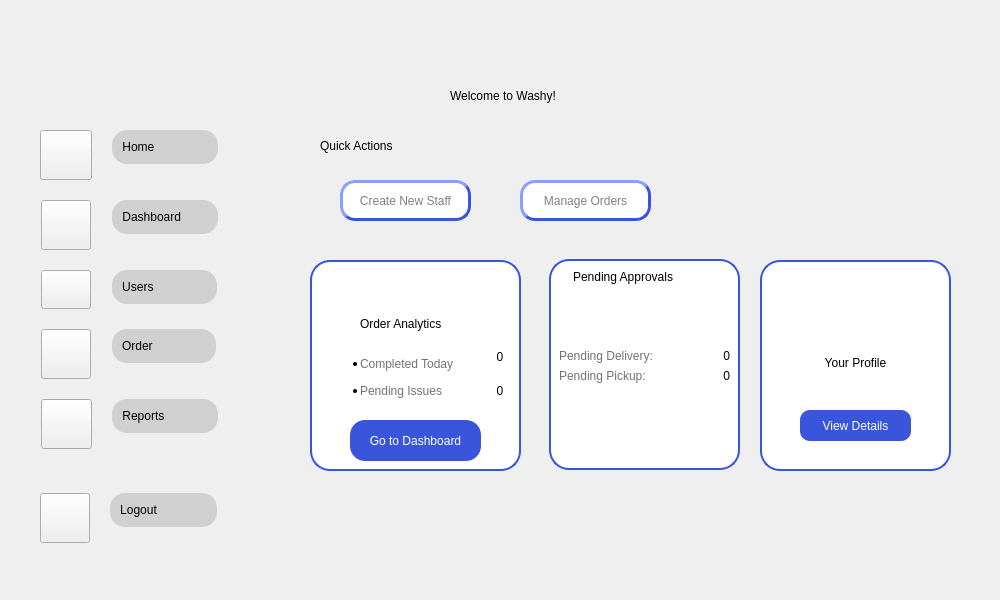
    <widget class="QWidget" name="AH">
     <property name="minimumSize">
      <size>
       <width>1000</width>
       <height>600</height>
      </size>
     </property>
     <property name="maximumSize">
      <size>
       <width>1000</width>
       <height>600</height>
      </size>
     </property>
     <property name="styleSheet">
      <string notr="true">#AH{
border-image: url(&quot;:/images/4.png&quot;) 0 0 0 0 stretch stretch;
background-repeat: (no-repeat);
backkground-position: (fixed);

}
#QLabel{
font-family: &quot;Fredoka&quot;;
font-size: 20px;
}</string>
     </property>
     <widget class="QWidget" name="verticalLayoutWidget">
      <property name="geometry">
       <rect>
        <x>30</x>
        <y>130</y>
        <width>241</width>
        <height>323</height>
       </rect>
      </property>
      <layout class="QVBoxLayout" name="verticalLayout_39">
       <property name="spacing">
        <number>1</number>
       </property>
       <property name="sizeConstraint">
        <enum>QLayout::SetFixedSize</enum>
       </property>
       <item>
        <layout class="QFormLayout" name="formLayout_16">
         <property name="sizeConstraint">
          <enum>QLayout::SetDefaultConstraint</enum>
         </property>
         <property name="fieldGrowthPolicy">
          <enum>QFormLayout::FieldsStayAtSizeHint</enum>
         </property>
         <property name="rowWrapPolicy">
          <enum>QFormLayout::WrapLongRows</enum>
         </property>
         <property name="labelAlignment">
          <set>Qt::AlignCenter</set>
         </property>
         <property name="formAlignment">
          <set>Qt::AlignLeading|Qt::AlignLeft|Qt::AlignVCenter</set>
         </property>
         <property name="horizontalSpacing">
          <number>20</number>
         </property>
         <property name="verticalSpacing">
          <number>20</number>
         </property>
         <property name="leftMargin">
          <number>10</number>
         </property>
         <property name="topMargin">
          <number>0</number>
         </property>
         <property name="bottomMargin">
          <number>0</number>
         </property>
         <item row="0" column="0">
          <widget class="QPushButton" name="h1">
           <property name="styleSheet">
            <string notr="true">QPushButton{
border-image: url(&quot;:/Icons/Home.png&quot;) 0 0 0 0 stretch stretch;
background-repeat: no-repeat;
 width: 44px;
    height: 42px;

}</string>
           </property>
           <property name="text">
            <string/>
           </property>
          </widget>
         </item>
         <item row="0" column="1">
          <layout class="QVBoxLayout" name="verticalLayout_40">
           <item>
            <widget class="QPushButton" name="Homebut_2">
             <property name="styleSheet">
              <string notr="true">QPushButton {
            background-color: #D0D0D0;
			border-style: outset;
			 padding: 10px;
            border-radius: 15px; /* Adjust this value for desired roundness */
            border-color: #D0D0D0; /* Example border color */
				
}

QPushButton:hover {
    background-color: #D9d9d9; /* Color when the mouse hovers over it */
	padding: 10px;
            border-radius: 15px; /* Adjust this value for desired roundness */
}
QPushButton:pressed {
    background-color: #797979; /* Color when the button is clicked down */
	padding: 10px;
            border-radius: 15px; /* Adjust this value for desired roundness */
}</string>
             </property>
             <property name="text">
              <string>Home                </string>
             </property>
             <property name="shortcut">
              <string/>
             </property>
             <property name="autoDefault">
              <bool>false</bool>
             </property>
             <property name="default">
              <bool>false</bool>
             </property>
             <property name="flat">
              <bool>true</bool>
             </property>
            </widget>
           </item>
          </layout>
         </item>
         <item row="1" column="0">
          <widget class="QPushButton" name="db1">
           <property name="styleSheet">
            <string notr="true">QPushButton{
border-image: url(&quot;:/Icons/DashB.png&quot;) 0 0 0 0 stretch stretch;
background-repeat: no-repeat;
 width: 42px;
    height: 42px;

}</string>
           </property>
           <property name="text">
            <string/>
           </property>
          </widget>
         </item>
         <item row="1" column="1">
          <layout class="QVBoxLayout" name="verticalLayout_41">
           <item>
            <widget class="QPushButton" name="Dashbut_2">
             <property name="styleSheet">
              <string notr="true">QPushButton {
            background-color: #D0D0D0;
			border-style: outset;
			 padding: 10px;
            border-radius: 15px; /* Adjust this value for desired roundness */
            border-color: #D0D0D0; /* Example border color */
				
}

QPushButton:hover {
    background-color: #D9d9d9; /* Color when the mouse hovers over it */
	padding: 10px;
            border-radius: 15px; /* Adjust this value for desired roundness */
}
QPushButton:pressed {
    background-color: #797979; /* Color when the button is clicked down */
	padding: 10px;
            border-radius: 15px; /* Adjust this value for desired roundness */
}</string>
             </property>
             <property name="text">
              <string>Dashboard        </string>
             </property>
             <property name="autoDefault">
              <bool>false</bool>
             </property>
             <property name="default">
              <bool>false</bool>
             </property>
             <property name="flat">
              <bool>false</bool>
             </property>
            </widget>
           </item>
          </layout>
         </item>
         <item row="2" column="0">
          <widget class="QPushButton" name="u1">
           <property name="styleSheet">
            <string notr="true">QPushButton{
border-image: url(&quot;:/Icons/User.png&quot;) 0 0 0 0 stretch stretch;
background-repeat: no-repeat;
 width: 42px;
    height: 31px;

}</string>
           </property>
           <property name="text">
            <string/>
           </property>
          </widget>
         </item>
         <item row="2" column="1">
          <layout class="QVBoxLayout" name="verticalLayout_42">
           <item>
            <widget class="QPushButton" name="Userbut_2">
             <property name="styleSheet">
              <string notr="true">QPushButton {
            background-color: #D0D0D0;
			border-style: outset;
			 padding: 10px;
            border-radius: 15px; /* Adjust this value for desired roundness */
            border-color: #D0D0D0; /* Example border color */
				
}

QPushButton:hover {
    background-color: #D9d9d9; /* Color when the mouse hovers over it */
	padding: 10px;
            border-radius: 15px; /* Adjust this value for desired roundness */
}
QPushButton:pressed {
    background-color: #797979; /* Color when the button is clicked down */
	padding: 10px;
            border-radius: 15px; /* Adjust this value for desired roundness */
}</string>
             </property>
             <property name="text">
              <string>Users                </string>
             </property>
             <property name="autoDefault">
              <bool>false</bool>
             </property>
             <property name="default">
              <bool>false</bool>
             </property>
             <property name="flat">
              <bool>false</bool>
             </property>
            </widget>
           </item>
          </layout>
         </item>
         <item row="3" column="0">
          <widget class="QPushButton" name="o1">
           <property name="styleSheet">
            <string notr="true">QPushButton{
border-image: url(&quot;:/Icons/Ordernowbg.png&quot;) 0 0 0 0 stretch stretch;
background-repeat: no-repeat;
 width: 42px;
    height: 42px;

}</string>
           </property>
           <property name="text">
            <string/>
           </property>
           <property name="autoRepeat">
            <bool>false</bool>
           </property>
           <property name="flat">
            <bool>false</bool>
           </property>
          </widget>
         </item>
         <item row="3" column="1">
          <layout class="QVBoxLayout" name="verticalLayout_43">
           <item>
            <widget class="QPushButton" name="Orderbut_2">
             <property name="styleSheet">
              <string notr="true">QPushButton {
            background-color: #D0D0D0;
			border-style: outset;
			 padding: 10px;
            border-radius: 15px; /* Adjust this value for desired roundness */
            border-color: #D0D0D0; /* Example border color */
				
}

QPushButton:hover {
    background-color: #D9d9d9; /* Color when the mouse hovers over it */
	padding: 10px;
            border-radius: 15px; /* Adjust this value for desired roundness */
}
QPushButton:pressed {
    background-color: #797979; /* Color when the button is clicked down */
	padding: 10px;
            border-radius: 15px; /* Adjust this value for desired roundness */
}</string>
             </property>
             <property name="text">
              <string>Order                </string>
             </property>
             <property name="autoDefault">
              <bool>false</bool>
             </property>
             <property name="default">
              <bool>false</bool>
             </property>
             <property name="flat">
              <bool>false</bool>
             </property>
            </widget>
           </item>
          </layout>
         </item>
         <item row="4" column="0">
          <widget class="QPushButton" name="r1">
           <property name="styleSheet">
            <string notr="true">QPushButton{
border-image: url(&quot;:/Icons/Transa.png&quot;) 0 0 0 0 stretch stretch;
background-repeat: no-repeat;
 width: 43px;
    height: 42px;

}</string>
           </property>
           <property name="text">
            <string/>
           </property>
          </widget>
         </item>
         <item row="4" column="1">
          <layout class="QVBoxLayout" name="verticalLayout_44">
           <item>
            <widget class="QPushButton" name="Reportbut_2">
             <property name="styleSheet">
              <string notr="true">QPushButton {
            background-color: #D0D0D0;
			border-style: outset;
			 padding: 10px;
            border-radius: 15px; /* Adjust this value for desired roundness */
            border-color: #D0D0D0; /* Example border color */
				
}

QPushButton:hover {
    background-color: #D9d9d9; /* Color when the mouse hovers over it */
	padding: 10px;
            border-radius: 15px; /* Adjust this value for desired roundness */
}
QPushButton:pressed {
    background-color: #797979; /* Color when the button is clicked down */
	padding: 10px;
            border-radius: 15px; /* Adjust this value for desired roundness */
}</string>
             </property>
             <property name="text">
              <string>Reports             </string>
             </property>
             <property name="autoDefault">
              <bool>false</bool>
             </property>
             <property name="default">
              <bool>false</bool>
             </property>
             <property name="flat">
              <bool>false</bool>
             </property>
            </widget>
           </item>
          </layout>
         </item>
        </layout>
       </item>
      </layout>
     </widget>
     <widget class="QPushButton" name="b1">
      <property name="geometry">
       <rect>
        <x>350</x>
        <y>420</y>
        <width>131</width>
        <height>41</height>
       </rect>
      </property>
      <property name="styleSheet">
       <string notr="true">QPushButton {
            background-color: #3855DB; /* Example background color */
            color: White; /* Example text color */
            border-radius: 15px; /* Adjust this value for desired roundness */
}
QPushButton:hover {
    background-color: #2746C3; /* Color when the mouse hovers over it */

}
QPushButton:pressed {
    background-color: #FFFFFF; /* Color when the button is clicked down */
	color: #3855DB;
	border-style: outset;
	border-width: 3px;
    border-radius: 15px; /* Adjust this value for desired roundness */
    border-color: #2746C3;
}</string>
      </property>
      <property name="text">
       <string>Go to Dashboard</string>
      </property>
      <property name="flat">
       <bool>true</bool>
      </property>
     </widget>
     <widget class="QWidget" name="verticalLayoutWidget_3">
      <property name="geometry">
       <rect>
        <x>320</x>
        <y>350</y>
        <width>161</width>
        <height>61</height>
       </rect>
      </property>
      <layout class="QVBoxLayout" name="verticalLayout_34">
       <item>
        <widget class="QLabel" name="label_26">
         <property name="frameShape">
          <enum>QFrame::NoFrame</enum>
         </property>
         <property name="frameShadow">
          <enum>QFrame::Plain</enum>
         </property>
         <property name="midLineWidth">
          <number>0</number>
         </property>
         <property name="text">
          <string>&lt;!DOCTYPE HTML PUBLIC &quot;-//W3C//DTD HTML 4.0//EN&quot; &quot;http://www.w3.org/TR/REC-html40/strict.dtd&quot;&gt;
&lt;html&gt;&lt;head&gt;&lt;meta name=&quot;qrichtext&quot; content=&quot;1&quot; /&gt;&lt;meta charset=&quot;utf-8&quot; /&gt;&lt;style type=&quot;text/css&quot;&gt;
p, li { white-space: pre-wrap; }
hr { height: 1px; border-width: 0; }
li.unchecked::marker { content: &quot;\2610&quot;; }
li.checked::marker { content: &quot;\2612&quot;; }
&lt;/style&gt;&lt;/head&gt;&lt;body style=&quot; font-family:'Segoe UI'; font-size:9pt; font-weight:400; font-style:normal;&quot;&gt;
&lt;ul style=&quot;margin-top: 0px; margin-bottom: 0px; margin-left: 0px; margin-right: 0px; -qt-list-indent: 1;&quot;&gt;
&lt;li style=&quot; font-family:'Arial';&quot; align=&quot;justify&quot; style=&quot; margin-top:12px; margin-bottom:12px; margin-left:0px; margin-right:0px; -qt-block-indent:0; text-indent:0px;&quot;&gt;&lt;span style=&quot; color:#737373;&quot;&gt;Completed Today&lt;/span&gt;&lt;/li&gt;&lt;/ul&gt;&lt;/body&gt;&lt;/html&gt;</string>
         </property>
         <property name="alignment">
          <set>Qt::AlignLeading|Qt::AlignLeft|Qt::AlignVCenter</set>
         </property>
        </widget>
       </item>
       <item>
        <widget class="QLabel" name="label_27">
         <property name="text">
          <string>&lt;!DOCTYPE HTML PUBLIC &quot;-//W3C//DTD HTML 4.0//EN&quot; &quot;http://www.w3.org/TR/REC-html40/strict.dtd&quot;&gt;
&lt;html&gt;&lt;head&gt;&lt;meta name=&quot;qrichtext&quot; content=&quot;1&quot; /&gt;&lt;meta charset=&quot;utf-8&quot; /&gt;&lt;style type=&quot;text/css&quot;&gt;
p, li { white-space: pre-wrap; }
hr { height: 1px; border-width: 0; }
li.unchecked::marker { content: &quot;\2610&quot;; }
li.checked::marker { content: &quot;\2612&quot;; }
&lt;/style&gt;&lt;/head&gt;&lt;body style=&quot; font-family:'Segoe UI'; font-size:9pt; font-weight:400; font-style:normal;&quot;&gt;
&lt;ul style=&quot;margin-top: 0px; margin-bottom: 0px; margin-left: 0px; margin-right: 0px; -qt-list-indent: 1;&quot;&gt;
&lt;li style=&quot; font-family:'Arial';&quot; align=&quot;justify&quot; style=&quot; margin-top:12px; margin-bottom:12px; margin-left:0px; margin-right:0px; -qt-block-indent:0; text-indent:0px;&quot;&gt;&lt;span style=&quot; color:#737373;&quot;&gt;Pending Issues&lt;/span&gt;&lt;/li&gt;&lt;/ul&gt;&lt;/body&gt;&lt;/html&gt;</string>
         </property>
         <property name="alignment">
          <set>Qt::AlignLeading|Qt::AlignLeft|Qt::AlignTop</set>
         </property>
        </widget>
       </item>
      </layout>
     </widget>
     <widget class="QLabel" name="fr_3">
      <property name="geometry">
       <rect>
        <x>760</x>
        <y>260</y>
        <width>191</width>
        <height>211</height>
       </rect>
      </property>
      <property name="styleSheet">
       <string notr="true">   QLabel {
       background-color: white;
       border: 2px solid #3855DB;
       border-radius: 20px;
   }</string>
      </property>
      <property name="text">
       <string/>
      </property>
     </widget>
     <widget class="QPushButton" name="b3">
      <property name="geometry">
       <rect>
        <x>340</x>
        <y>180</y>
        <width>131</width>
        <height>41</height>
       </rect>
      </property>
      <property name="styleSheet">
       <string notr="true">QPushButton {
            background-color: #FFFFFF; /* Example background color */
            color: Gray; /* Example text color */
            border-style: outset;
            border-width: 3px;
            border-radius: 15px; /* Adjust this value for desired roundness */
            border-color: #3855DB; /* Example border color */
			
}
QPushButton:hover {
    background-color: #d9d9d9; /* Color when the mouse hovers over it */
}
QPushButton:pressed {
    background-color: #2746C3; /* Color when the button is clicked down */
	color: white;
}</string>
      </property>
      <property name="text">
       <string>Create New Staff</string>
      </property>
     </widget>
     <widget class="QWidget" name="formLayoutWidget">
      <property name="geometry">
       <rect>
        <x>559</x>
        <y>349</y>
        <width>171</width>
        <height>71</height>
       </rect>
      </property>
      <layout class="QFormLayout" name="formLayout_15">
       <item row="0" column="0">
        <widget class="QLabel" name="label_32">
         <property name="text">
          <string>&lt;html&gt;&lt;head/&gt;&lt;body&gt;&lt;p&gt;&lt;span style=&quot; color:#737373;&quot;&gt;Pending Delivery: &lt;/span&gt;&lt;/p&gt;&lt;/body&gt;&lt;/html&gt;</string>
         </property>
        </widget>
       </item>
       <item row="0" column="1">
        <widget class="QLabel" name="tert4_4">
         <property name="text">
          <string>0</string>
         </property>
         <property name="alignment">
          <set>Qt::AlignRight|Qt::AlignTrailing|Qt::AlignVCenter</set>
         </property>
         <property name="margin">
          <number>4</number>
         </property>
        </widget>
       </item>
       <item row="1" column="0">
        <widget class="QLabel" name="label_33">
         <property name="text">
          <string>&lt;html&gt;&lt;head/&gt;&lt;body&gt;&lt;p&gt;&lt;span style=&quot; color:#737373;&quot;&gt;Pending Pickup: &lt;/span&gt;&lt;/p&gt;&lt;/body&gt;&lt;/html&gt;</string>
         </property>
        </widget>
       </item>
       <item row="1" column="1">
        <widget class="QLabel" name="label_34">
         <property name="text">
          <string>0</string>
         </property>
         <property name="alignment">
          <set>Qt::AlignRight|Qt::AlignTrailing|Qt::AlignVCenter</set>
         </property>
         <property name="margin">
          <number>4</number>
         </property>
        </widget>
       </item>
      </layout>
     </widget>
     <widget class="QPushButton" name="b4">
      <property name="geometry">
       <rect>
        <x>520</x>
        <y>180</y>
        <width>131</width>
        <height>41</height>
       </rect>
      </property>
      <property name="styleSheet">
       <string notr="true">QPushButton {
            background-color: #FFFFFF; /* Example background color */
            color: Gray; /* Example text color */
            border-style: outset;
            border-width: 3px;
            border-radius: 15px; /* Adjust this value for desired roundness */
            border-color: #3855DB; /* Example border color */
			
}
QPushButton:hover {
    background-color: #d9d9d9; /* Color when the mouse hovers over it */
}
QPushButton:pressed {
    background-color: #2746C3; /* Color when the button is clicked down */
	color: white;
}</string>
      </property>
      <property name="text">
       <string>Manage Orders</string>
      </property>
     </widget>
     <widget class="QLabel" name="tert1_3">
      <property name="geometry">
       <rect>
        <x>490</x>
        <y>380</y>
        <width>20</width>
        <height>21</height>
       </rect>
      </property>
      <property name="text">
       <string>0</string>
      </property>
      <property name="alignment">
       <set>Qt::AlignCenter</set>
      </property>
      <property name="margin">
       <number>4</number>
      </property>
     </widget>
     <widget class="QLabel" name="fr">
      <property name="geometry">
       <rect>
        <x>310</x>
        <y>260</y>
        <width>211</width>
        <height>211</height>
       </rect>
      </property>
      <property name="styleSheet">
       <string notr="true">   QLabel {
       background-color: white;
       border: 2px solid #3855DB;
       border-radius: 20px;
   }</string>
      </property>
      <property name="text">
       <string/>
      </property>
     </widget>
     <widget class="QLabel" name="l6">
      <property name="geometry">
       <rect>
        <x>360</x>
        <y>300</y>
        <width>121</width>
        <height>31</height>
       </rect>
      </property>
      <property name="text">
       <string>Order Analytics</string>
      </property>
      <property name="alignment">
       <set>Qt::AlignBottom|Qt::AlignLeading|Qt::AlignLeft</set>
      </property>
     </widget>
     <widget class="QLabel" name="label_3">
      <property name="geometry">
       <rect>
        <x>400</x>
        <y>260</y>
        <width>41</width>
        <height>51</height>
       </rect>
      </property>
      <property name="text">
       <string/>
      </property>
      <property name="textFormat">
       <enum>Qt::AutoText</enum>
      </property>
      <property name="pixmap">
       <pixmap resource="../images/Resc_rc.qrc">:/Icons/Reports.png</pixmap>
      </property>
     </widget>
     <widget class="QLabel" name="fr_2">
      <property name="geometry">
       <rect>
        <x>549</x>
        <y>259</y>
        <width>191</width>
        <height>211</height>
       </rect>
      </property>
      <property name="styleSheet">
       <string notr="true">   QLabel {
       background-color: white;
       border: 2px solid #3855DB;
       border-radius: 20px;
   }</string>
      </property>
      <property name="text">
       <string/>
      </property>
     </widget>
     <widget class="QLabel" name="tert1">
      <property name="geometry">
       <rect>
        <x>490</x>
        <y>350</y>
        <width>20</width>
        <height>21</height>
       </rect>
      </property>
      <property name="text">
       <string>0</string>
      </property>
      <property name="alignment">
       <set>Qt::AlignHCenter|Qt::AlignTop</set>
      </property>
      <property name="margin">
       <number>4</number>
      </property>
     </widget>
     <widget class="QWidget" name="verticalLayoutWidget_5">
      <property name="geometry">
       <rect>
        <x>760</x>
        <y>300</y>
        <width>191</width>
        <height>81</height>
       </rect>
      </property>
      <layout class="QVBoxLayout" name="verticalLayout_37">
       <property name="sizeConstraint">
        <enum>QLayout::SetDefaultConstraint</enum>
       </property>
       <item>
        <widget class="QLabel" name="label_28">
         <property name="text">
          <string/>
         </property>
         <property name="pixmap">
          <pixmap resource="../images/Resc_rc.qrc">:/images/Profile.png</pixmap>
         </property>
         <property name="alignment">
          <set>Qt::AlignBottom|Qt::AlignHCenter</set>
         </property>
         <property name="margin">
          <number>3</number>
         </property>
        </widget>
       </item>
       <item>
        <widget class="QLabel" name="label_29">
         <property name="text">
          <string>Your Profile</string>
         </property>
         <property name="alignment">
          <set>Qt::AlignCenter</set>
         </property>
        </widget>
       </item>
      </layout>
     </widget>
     <widget class="QPushButton" name="b2">
      <property name="geometry">
       <rect>
        <x>800</x>
        <y>410</y>
        <width>111</width>
        <height>31</height>
       </rect>
      </property>
      <property name="styleSheet">
       <string notr="true">QPushButton {
            background-color: #3855DB; /* Example background color */
            color: White; /* Example text color */
            border-radius: 10px; /* Adjust this value for desired roundness */
}
QPushButton:hover {
    background-color: #2746C3; /* Color when the mouse hovers over it */

}
QPushButton:pressed {
    background-color: #FFFFFF; /* Color when the button is clicked down */
	color: #3855DB;
	border-style: outset;
	border-width: 3px;
    border-radius: 15=0px; /* Adjust this value for desired roundness */
    border-color: #2746C3;
}</string>
      </property>
      <property name="text">
       <string>View Details</string>
      </property>
     </widget>
     <widget class="QLabel" name="label_16">
      <property name="geometry">
       <rect>
        <x>320</x>
        <y>130</y>
        <width>201</width>
        <height>31</height>
       </rect>
      </property>
      <property name="text">
       <string>Quick Actions</string>
      </property>
     </widget>
     <widget class="QLabel" name="ok">
      <property name="geometry">
       <rect>
        <x>450</x>
        <y>60</y>
        <width>491</width>
        <height>71</height>
       </rect>
      </property>
      <property name="text">
       <string>Welcome to Washy!</string>
      </property>
     </widget>
     <widget class="QWidget" name="verticalLayoutWidget_27">
      <property name="geometry">
       <rect>
        <x>30</x>
        <y>490</y>
        <width>241</width>
        <height>56</height>
       </rect>
      </property>
      <layout class="QVBoxLayout" name="verticalLayout_29">
       <item>
        <layout class="QFormLayout" name="formLayout_12">
         <property name="fieldGrowthPolicy">
          <enum>QFormLayout::FieldsStayAtSizeHint</enum>
         </property>
         <property name="rowWrapPolicy">
          <enum>QFormLayout::WrapLongRows</enum>
         </property>
         <property name="labelAlignment">
          <set>Qt::AlignCenter</set>
         </property>
         <property name="formAlignment">
          <set>Qt::AlignLeading|Qt::AlignLeft|Qt::AlignVCenter</set>
         </property>
         <property name="horizontalSpacing">
          <number>20</number>
         </property>
         <property name="verticalSpacing">
          <number>20</number>
         </property>
         <property name="leftMargin">
          <number>10</number>
         </property>
         <item row="0" column="0">
          <widget class="QPushButton" name="s2_4">
           <property name="styleSheet">
            <string notr="true">QPushButton{
border-image: url(&quot;:/Icons/Profilenowhite.png&quot;) 0 0 0 0 stretch stretch;
background-repeat: no-repeat;
 width: 42px;
    height: 42px;

}</string>
           </property>
           <property name="text">
            <string/>
           </property>
          </widget>
         </item>
         <item row="0" column="1">
          <layout class="QVBoxLayout" name="verticalLayout_30">
           <item>
            <widget class="QPushButton" name="Settbut_2">
             <property name="styleSheet">
              <string notr="true">QPushButton {
            background-color: #D0D0D0;
			border-style: outset;
			 padding: 10px;
            border-radius: 15px; /* Adjust this value for desired roundness */
            border-color: #D0D0D0; /* Example border color */
				
}

QPushButton:hover {
    background-color: #D9d9d9; /* Color when the mouse hovers over it */
	padding: 10px;
            border-radius: 15px; /* Adjust this value for desired roundness */
}
QPushButton:pressed {
    background-color: #797979; /* Color when the button is clicked down */
	padding: 10px;
            border-radius: 15px; /* Adjust this value for desired roundness */
}</string>
             </property>
             <property name="text">
              <string>Logout               </string>
             </property>
             <property name="autoDefault">
              <bool>false</bool>
             </property>
             <property name="default">
              <bool>false</bool>
             </property>
             <property name="flat">
              <bool>false</bool>
             </property>
            </widget>
           </item>
          </layout>
         </item>
        </layout>
       </item>
      </layout>
     </widget>
     <widget class="QWidget" name="verticalLayoutWidget_29">
      <property name="geometry">
       <rect>
        <x>560</x>
        <y>270</y>
        <width>171</width>
        <height>51</height>
       </rect>
      </property>
      <layout class="QVBoxLayout" name="verticalLayout_96">
       <item>
        <layout class="QFormLayout" name="formLayout_31">
         <item row="0" column="0">
          <widget class="QLabel" name="label_74">
           <property name="text">
            <string/>
           </property>
           <property name="pixmap">
            <pixmap resource="../images/Resc_rc.qrc">:/images/calendar.png</pixmap>
           </property>
          </widget>
         </item>
         <item row="0" column="1">
          <widget class="QLabel" name="l2_3">
           <property name="text">
            <string>Pending Approvals</string>
           </property>
          </widget>
         </item>
        </layout>
       </item>
      </layout>
     </widget>
     <zorder>ok</zorder>
     <zorder>fr_3</zorder>
     <zorder>fr_2</zorder>
     <zorder>fr</zorder>
     <zorder>verticalLayoutWidget</zorder>
     <zorder>b1</zorder>
     <zorder>verticalLayoutWidget_3</zorder>
     <zorder>b3</zorder>
     <zorder>formLayoutWidget</zorder>
     <zorder>b4</zorder>
     <zorder>tert1_3</zorder>
     <zorder>l6</zorder>
     <zorder>label_3</zorder>
     <zorder>tert1</zorder>
     <zorder>verticalLayoutWidget_5</zorder>
     <zorder>b2</zorder>
     <zorder>label_16</zorder>
     <zorder>verticalLayoutWidget_27</zorder>
     <zorder>verticalLayoutWidget_29</zorder>
    </widget>
